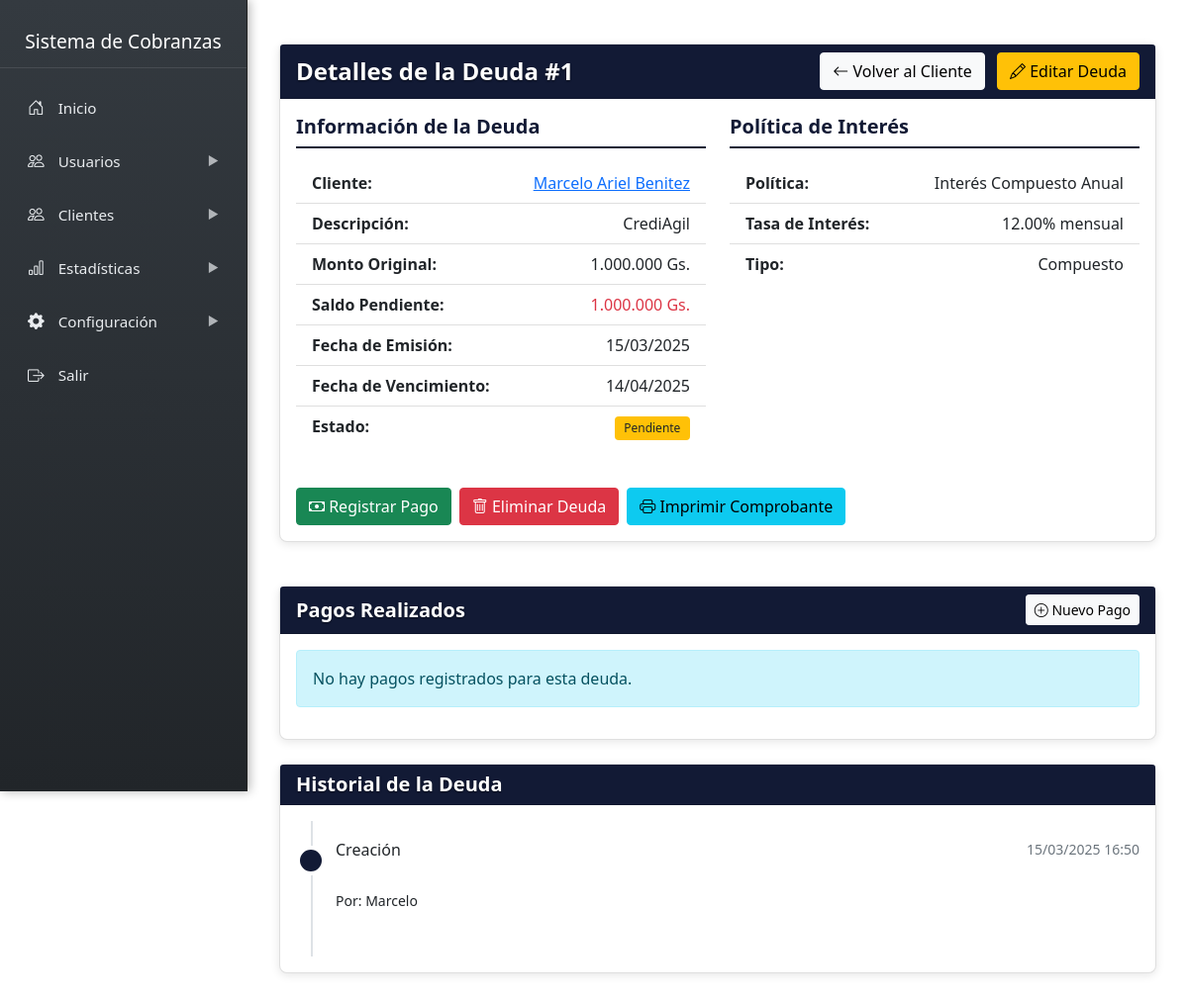
Screenshot of /admin/sidebar/clientes/deudas/ver_deuda.php?id=1 with the database file from the repository.
### tables this page shows
CREATE TABLE `deudas` (
  `id` int NOT NULL,
  `cliente_id` int NOT NULL,
  `politica_interes_id` int NOT NULL,
  `notas` text,
  `monto` decimal(12,2) NOT NULL,
  `fecha_emision` date NOT NULL,
  `saldo_pendiente` decimal(12,2) NOT NULL,
  `descripcion` text,
  `fecha_vencimiento` date NOT NULL,
  `estado` enum('pendiente','pagado','vencido','cancelado') DEFAULT 'pendiente',
  `created_at` timestamp NULL DEFAULT CURRENT_TIMESTAMP
);

CREATE TABLE `clientes` (
  `id` int NOT NULL,
  `nombre` varchar(200) NOT NULL,
  `identificacion` varchar(20) DEFAULT NULL,
  `direccion` text,
  `ubicacion_link` text,
  `telefono` varchar(20) DEFAULT NULL,
  `email` varchar(100) DEFAULT NULL,
  `created_at` timestamp NULL DEFAULT CURRENT_TIMESTAMP,
  `imagen` varchar(255) NOT NULL DEFAULT 'default.png',
  `password` varchar(255) DEFAULT NULL
);

CREATE TABLE `politicas_interes` (
  `id` int NOT NULL,
  `nombre` varchar(100) NOT NULL,
  `tipo` enum('simple','compuesto') NOT NULL,
  `tasa` decimal(5,2) NOT NULL,
  `fecha_inicio` date NOT NULL,
  `fecha_fin` date DEFAULT NULL,
  `activa` tinyint(1) DEFAULT '1',
  `created_at` timestamp NULL DEFAULT CURRENT_TIMESTAMP
);

CREATE TABLE `historial_deudas` (
  `id` int NOT NULL,
  `deuda_id` int NOT NULL,
  `usuario_id` int NOT NULL,
  `accion` varchar(50) NOT NULL,
  `detalle` text,
  `created_at` timestamp NULL DEFAULT CURRENT_TIMESTAMP
);

CREATE TABLE `usuarios` (
  `id` int NOT NULL,
  `rol_id` int NOT NULL,
  `nombre` varchar(100) NOT NULL,
  `email` varchar(100) NOT NULL,
  `password` varchar(255) NOT NULL,
  `activo` tinyint(1) DEFAULT '1',
  `created_at` timestamp NULL DEFAULT CURRENT_TIMESTAMP,
  `imagen` varchar(255) NOT NULL DEFAULT 'default.png',
  `last_activity` datetime DEFAULT CURRENT_TIMESTAMP
);

### admin/sidebar/clientes/deudas/ver_deuda.php (the view, shortened to what this page needs)
<?php include '../../../../admin/include/sidebar.php'; ?>
<?php
require_once '../../cnx.php';
$deuda_id = $_GET['id'];
$query = "SELECT d.*, c.nombre as cliente_nombre, c.id as cliente_id,
          p.nombre as politica_nombre, p.tasa, p.tipo as politica_tipo
          FROM deudas d
          JOIN clientes c ON d.cliente_id = c.id
          JOIN politicas_interes p ON d.politica_interes_id = p.id
          WHERE d.id = ?";
$stmt = $conn->prepare($query);
$stmt->bind_param("i", $deuda_id);
$stmt->execute();
$result = $stmt->get_result();
$deuda = $result->fetch_assoc();
$query_pagos = "SELECT * FROM pagos WHERE deuda_id = ? ORDER BY fecha_pago DESC";
$stmt_pagos = $conn->prepare($query_pagos);
$stmt_pagos->bind_param("i", $deuda_id);
$stmt_pagos->execute();
$result_pagos = $stmt_pagos->get_result();
$query_historial = "SELECT h.*, u.nombre as usuario_nombre
                   FROM historial_deudas h
                   LEFT JOIN usuarios u ON h.usuario_id = u.id
                   WHERE h.deuda_id = ?
                   ORDER BY h.created_at DESC";
$stmt_historial = $conn->prepare($query_historial);
$stmt_historial->bind_param("i", $deuda_id);
$stmt_historial->execute();
$result_historial = $stmt_historial->get_result();
function formatMoney($amount) {
    return number_format($amount, 0, ',', '.') . ' Gs.';
}
?>
<div class="content-wrapper">
    <div class="container mt-4">
        <div class="row">
            <div class="col-md-12 mb-4">
                <div class="card">
                    <div class="card-header bg-custom text-white d-flex justify-content-between align-items-center">
                        <h4 class="mb-0">Detalles de la Deuda #<?php echo $deuda_id; ?></h4>
                        <div>
                            <a href="../cliente_datos.php?id=<?php echo $deuda['cliente_id']; ?>" class="btn btn-light me-2">
                                <i class="bi bi-arrow-left"></i> Volver al Cliente
                            </a>
                            <a href="editar_deuda.php?id=<?php echo $deuda_id; ?>" class="btn btn-warning">
                                <i class="bi bi-pencil"></i> Editar Deuda
                            </a>
                        </div>
                    </div>
                    <div class="card-body">
                        <div class="row">
                            <div class="col-md-6">
                                <h5 class="info-section-title">Información de la Deuda</h5>
                                <ul class="list-group mb-4">
                                    <li class="list-group-item d-flex justify-content-between">
                                        <strong>Cliente:</strong>
                                        <a href="../cliente_datos.php?id=<?php echo $deuda['cliente_id']; ?>">
                                            <?php echo htmlspecialchars($deuda['cliente_nombre']); ?>
                                        </a>
                                    </li>
                                    <li class="list-group-item d-flex justify-content-between">
                                        <strong>Descripción:</strong>
                                        <span><?php echo htmlspecialchars($deuda['descripcion']); ?></span>
                                    </li>
                                    <li class="list-group-item d-flex justify-content-between">
                                        <strong>Monto Original:</strong>
                                        <span><?php echo formatMoney($deuda['monto']); ?></span>
                                    </li>
                                    <li class="list-group-item d-flex justify-content-between">
                                        <strong>Saldo Pendiente:</strong>
                                        <span class="<?php echo ($deuda['estado'] == 'pagado') ? 'text-success' : 'text-danger'; ?>">
                                            <?php echo formatMoney($deuda['saldo_pendiente']); ?>
                                        </span>
                                    </li>
                                    <li class="list-group-item d-flex justify-content-between">
                                        <strong>Fecha de Emisión:</strong>
                                        <span><?php echo date('d/m/Y', strtotime($deuda['fecha_emision'])); ?></span>
                                    </li>
                                    <li class="list-group-item d-flex justify-content-between">
                                        <strong>Fecha de Vencimiento:</strong>
                                        <span><?php echo date('d/m/Y', strtotime($deuda['fecha_vencimiento'])); ?></span>
                                    </li>
                                    <li class="list-group-item d-flex justify-content-between">
                                        <strong>Estado:</strong>
                                        <span>
                                            <?php if($deuda['estado'] == 'pendiente'): ?>
                                                <span class="badge bg-warning text-dark">Pendiente</span>
                                            <?php elseif($deuda['estado'] == 'pagado'): ?>
                                                <span class="badge bg-success">Pagado</span>
                                            <?php elseif($deuda['estado'] == 'vencido'): ?>
                                                <span class="badge bg-danger">Vencido</span>
                                            <?php endif; ?>
                                        </span>
                                    </li>
                                </ul>
                            </div>
                            <div class="col-md-6">
                                <h5 class="info-section-title">Política de Interés</h5>
                                <ul class="list-group mb-4">
                                    <li class="list-group-item d-flex justify-content-between">
                                        <strong>Política:</strong>
                                        <span><?php echo htmlspecialchars($deuda['politica_nombre']); ?></span>
                                    </li>
                                    <li class="list-group-item d-flex justify-content-between">
                                        <strong>Tasa de Interés:</strong>
                                        <span><?php echo $deuda['tasa']; ?>% mensual</span>
                                    </li>
                                    <li class="list-group-item d-flex justify-content-between">
                                        <strong>Tipo:</strong>
                                        <span><?php echo ucfirst(htmlspecialchars($deuda['politica_tipo'])); ?></span>
                                    </li>
                                </ul>
                            </div>
                        </div>
                        <div class="row mt-3">
                            <div class="col-md-12">
                                <div class="d-flex gap-2">
                                    <?php if($deuda['estado'] != 'pagado'): ?>
                                    <a href="registrar_pago.php?deuda_id=<?php echo $deuda_id; ?>" class="btn btn-success">
                                        <i class="bi bi-cash"></i> Registrar Pago
                                    </a>
                                    <?php endif; ?>
                                    <a href="eliminar_deuda.php?id=<?php echo $deuda_id; ?>" class="btn btn-danger" onclick="return confirm('¿Estás seguro de que deseas eliminar esta deuda? Esta acción no se puede deshacer.')">
                                        <i class="bi bi-trash"></i> Eliminar Deuda
                                    </a>
                                    <button type="button" class="btn btn-info" onclick="imprimirComprobante()">
                                        <i class="bi bi-printer"></i> Imprimir Comprobante
                                    </button>
                                </div>
                            </div>
                        </div>
                    </div>
                </div>
            </div>
        </div>
        <div class="card mb-4">
            <div class="card-header bg-custom text-white d-flex justify-content-between align-items-center">
                <h5 class="mb-0">Pagos Realizados</h5>
                <?php if($deuda['estado'] != 'pagado'): ?>
                <a href="registrar_pago.php?deuda_id=<?php echo $deuda_id; ?>" class="btn btn-light btn-sm">
                    <i class="bi bi-plus-circle"></i> Nuevo Pago
                </a>
                <?php endif; ?>
            </div>
            <div class="card-body">
                <?php if($result_pagos->num_rows > 0): ?>
                    <div class="table-responsive">
                        <table class="table table-hover">
                            <thead>
                                <tr>
                                    <th>ID</th>
                                    <th>Fecha</th>
                                    <th>Monto</th>
                                    <th>Método</th>
                                    <th>Comprobante</th>
                                    <th>Acciones</th>
                                </tr>
                            </thead>
                            <tbody>
                                <?php while($pago = $result_pagos->fetch_assoc()): ?>
                                <tr>
                                    <td><?php echo $pago['id']; ?></td>
                                    <td><?php echo date('d/m/Y', strtotime($pago['fecha_pago'])); ?></td>
                                    <td><?php echo formatMoney($pago['monto_pagado']); ?></td>
                                    <td><?php echo htmlspecialchars($pago['metodo_pago']); ?></td>
                                    <td>
                                        <?php if(!empty($pago['comprobante'])): ?>
                                            <a href="#" class="btn btn-sm btn-outline-info" onclick="verComprobante('<?php echo htmlspecialchars($pago['comprobante']); ?>')">
                                                Ver Comprobante
                                            </a>
                                        <?php else: ?>
                                            <span class="text-muted">Sin comprobante</span>
                                        <?php endif; ?>
                                    </td>
                                    <td>
                                        <div class="btn-group" role="group">
                                            <button class="btn btn-sm btn-danger" onclick="eliminarPago(<?php echo $pago['id']; ?>)">
                                                <i class="bi bi-trash"></i>
                                            </button>
                                        </div>
                                    </td>
                                </tr>
                                <?php endwhile; ?>
                            </tbody>
                        </table>
                    </div>
                <?php else: ?>
                    <div class="alert alert-info">
                        No hay pagos registrados para esta deuda.
                    </div>
                <?php endif; ?>
            </div>
        </div>
        <div class="card mb-4">
            <div class="card-header bg-custom text-white">
                <h5 class="mb-0">Historial de la Deuda</h5>
            </div>
            <div class="card-body">
                <?php if($result_historial->num_rows > 0): ?>
                    <div class="timeline">
                        <?php while($historial = $result_historial->fetch_assoc()): ?>
                            <div class="timeline-item">
                                <div class="timeline-marker"></div>
                                <div class="timeline-content">
                                    <h6 class="timeline-title">
                                        <?php echo ucfirst($historial['accion']); ?>
                                        <small class="text-muted"><?php echo date('d/m/Y H:i', strtotime($historial['created_at'])); ?></small>
                                    </h6>
                                    <p class="timeline-text">
                                        <?php if(!empty($historial['usuario_nombre'])): ?>
                                            <br><small>Por: <?php echo htmlspecialchars($historial['usuario_nombre']); ?></small>
                                        <?php endif; ?>
                                    </p>
                                </div>
                            </div>
                        <?php endwhile; ?>
                    </div>
                <?php else: ?>
                    <div class="alert alert-info">
                        No hay registros en el historial de esta deuda.
                    </div>
                <?php endif; ?>
            </div>
        </div>
    </div>
</div>

### admin/include/sidebar.php (style rules this page uses)
.content-wrapper { margin-left: 250px; padding: 20px; transition: background-color 0.3s ease; }

### admin/sidebar/clientes/deudas/ver_deuda.php (style rules this page uses)
.content-wrapper { padding: 20px; }
.card { border-radius: 8px; box-shadow: 0 2px 10px rgba(0, 0, 0, 0.1); margin-bottom: 20px; transition: all 0.3s ease; }
.card-header { border-radius: 8px 8px 0 0; font-weight: 600; }
.bg-custom { background-color: #121a35; }
.info-section-title { color: #121a35; border-bottom: 2px solid #121a35; padding-bottom: 8px; margin-bottom: 15px; font-weight: 600; }
.timeline { position: relative; padding: 20px 0; }
.timeline:before { content: ''; position: absolute; top: 0; left: 15px; height: 100%; width: 2px; background: #dee2e6; }
.timeline-item { position: relative; margin-bottom: 25px; padding-left: 40px; }
.timeline-marker { position: absolute; top: 5px; left: 0; width: 30px; height: 30px; border-radius: 50%; background: #121a35; border: 4px solid #fff; }
.timeline-title { margin-bottom: 5px; display: flex; justify-content: space-between; align-items: center; }
.timeline-text { margin-bottom: 0; }
.card-header.bg-custom h4, .card-header.bg-custom h5 { text-shadow: 0 1px 2px rgba(0, 0, 0, 0.5); font-weight: 600; }
.list-group-item { border-left: none; border-right: none; }
.list-group-item:first-child { border-top: none; }
.list-group-item:last-child { border-bottom: none; }
.badge { font-weight: 500; padding: 0.5em 0.8em; }

### rows the page displays
deudas: cliente.nombre "Marcelo Ariel Benitez", descripcion "CrediAgil", monto "1.000.000 Gs.", saldo_pendiente "1.000.000 Gs.", fecha_emision "15/03/2025", fecha_vencimiento "14/04/2025", politica_interes.nombre "Interés Compuesto Anual", politica_interes.tasa "12.00", politica_interes.tipo "Compuesto"
historial_deudas: accion "Creación", created_at "15/03/2025 16:50", usuario.nombre "Marcelo"

### other values shown
$deuda_id "1"
